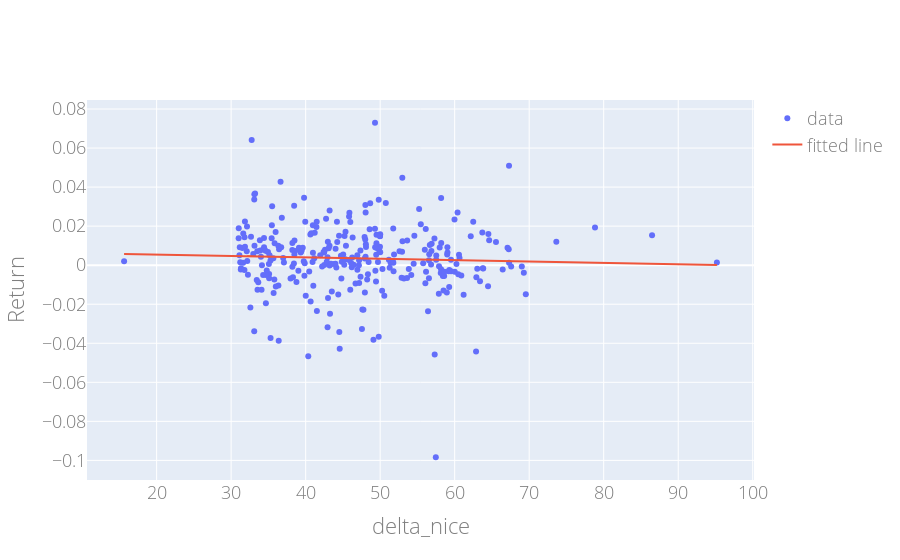

Notebook cell for this chart:
### Code cell
# run linear regressin on delta_nice vs Return
slope, intercept, r_value, p_value, std_err = stats.linregress(merged_df['delta_nice'], merged_df['Return'])
print('slope: ', slope)
print('intercept: ', intercept)
print('r_value: ', r_value)
print('p_value: ', p_value)
print('std_err: ', std_err)
print('r-squared:', r_value**2)

# plot linear regression
fig = go.Figure()
fig.add_trace(go.Scatter(x=merged_df['delta_nice'], y=merged_df['Return'], mode='markers', name='data'))
fig.add_trace(go.Scatter(x=merged_df['delta_nice'], y=intercept + slope*merged_df['delta_nice'], mode='lines', name='fitted line'))
# add axis labels
fig.update_layout(
    xaxis_title="delta_nice",
    yaxis_title="Return",
    font=dict(
        # make it open sans light
        family="Open Sans Light, sans-serif",
        size=18,
        color="#7f7f7f"
    )
)
fig.show()

### Figure 1 — Plotly figure (JSON) as saved in the notebook; plotly's stock layout.template omitted (floating-point values rounded to 4 significant figures; data arrays with more than 128 entries replaced by an {"elided": "..."} marker saying what was removed)
{"data": [{"mode": "markers", "name": "data", "type": "scatter", "x": {"elided": "302 float values"}, "y": {"elided": "302 float values"}}, {"mode": "lines", "name": "fitted line", "type": "scatter", "x": {"elided": "302 float values"}, "y": {"elided": "302 float values"}}], "layout": {"font": {"color": "#7f7f7f", "family": "Open Sans Light, sans-serif", "size": 18}, "xaxis": {"title": {"text": "delta_nice"}}, "yaxis": {"title": {"text": "Return"}}}}
